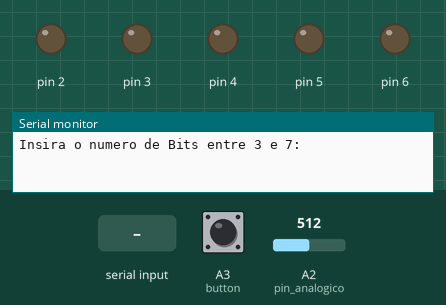
The sketch below on a simulated Arduino Uno, built with avr-gcc and run on an emulated ATmega328P. Parts: output pins drawn as LEDs (lit = HIGH), the last lines printed to the serial monitor. Dashed ring = blinking. The test bench sets the inputs (shaded band); at power-on: A2 (pin_analogico) = 512, A3 (button) LOW.

Above: at 0.9 s.
1.0 s: "90,45,200\n" received over Serial
At 3.0 s:
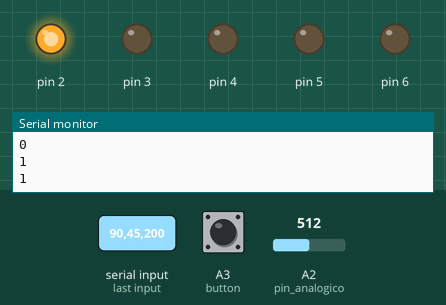
4.0 s: A2 (pin_analogico) set to 478
7.0 s: A2 (pin_analogico) set to 452
10.0 s: A2 (pin_analogico) set to 122
At 11.89 s:
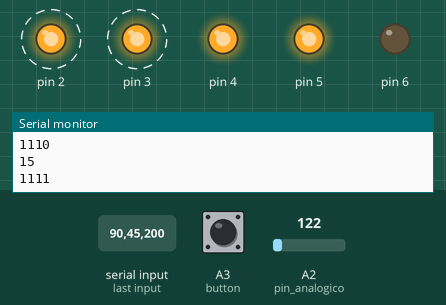
13.0 s: A2 (pin_analogico) set to 0
At 13.73 s:
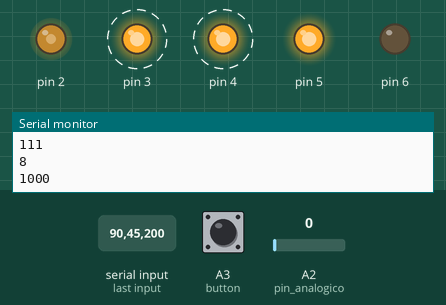
16.0 s: A2 (pin_analogico) set to 306
At 18.8 s:
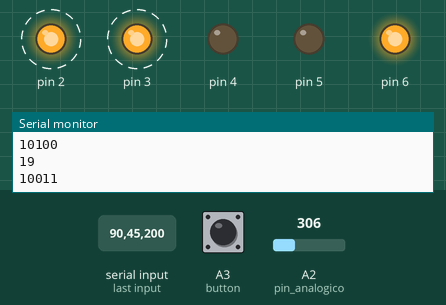
Timing chart, 0 to 23.4 s (numbered marks = the images above; inputs shaded):
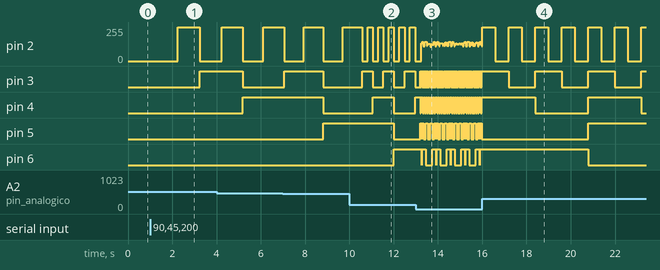

Measured:
- after the input at 1.0 s, pin 2: 0/255 → 255/255 after 1.2 s, → 0/255 1.0 s later; pin 3: LOW → HIGH after 2.2 s
- after the input at 10.0 s, pin 4: LOW → HIGH after 1.1 s instead of 2.3 s; pin 5: HIGH → LOW after 2.0 s; pin 6: LOW → HIGH after 2.0 s
- after the input at 13.0 s, pin 3: alternates HIGH for 0.02 s and LOW for 0.02 s, starting after 0.21 s
- after the input at 16.0 s, pin 3: alternates HIGH for 1.2 s and LOW for 1.2 s, starting after 1.2 s

The sketch:

Exercice_1.ino
```cpp
//Declaracao de variaveis
int bits;
int valor_inicial;
int sentido;
int potencia;
int button = A3;
int act = LOW;
int ant = LOW;
int pin_analogico = A2;
int value;

void setup () {
  Serial.begin(9600);

  Serial.print("Insira o numero de Bits entre 3 e 7: ");
  while (Serial.available()==0);
  bits = Serial.parseInt();
  if(bits < 3 || bits > 7){
    Serial.println("Valor inserido fora do intervalo. Valor por defeito: 5 bits. ");
    bits = 5;
    Serial.println(bits);
  }else{
   Serial.println(bits);
  }

  for(int i = 2; i < bits + 2; i++){
    pinMode(i, OUTPUT);
  }
   potencia = pow(2, bits);
   Serial.print("Insira o valor inicial da sequencia entre 0 e ");
   Serial.print(potencia);
   Serial.print(" : ");
   while (Serial.available()==0);
   valor_inicial = Serial.parseInt();
   if(valor_inicial < 0 || valor_inicial > potencia){
     Serial.println("Valor inserido fora do intervalo. Valor por defeito: 0");
     valor_inicial = 0;
     Serial.println(valor_inicial);
   }else{
     Serial.println(valor_inicial);
  }
   Serial.println("Introduza o sentido: Crescente = 0; Decrescente = 1;");
   while (Serial.available()==0);
   sentido = Serial.parseInt();
   if(sentido != 0 && sentido != 1){
     Serial.println("Sentido inserido incorreto. Valor por defeito: crescente");
     sentido = 0;
     Serial.println(sentido);
   }else{
      Serial.println(sentido);
   }
  }

void loop() {
  if(valor_inicial >= potencia){
    sentido = 1;
  }
  if(valor_inicial <= 0){
    sentido = 0;
  }

  ant = act;
  act = digitalRead(button);
  if(act == HIGH && ant == LOW){
    if(sentido == 0) sentido = 1;
  else sentido = 0;
  }
  for(int i = 0; i < bits; i++){
    digitalWrite(i+2, bitRead(valor_inicial, i));
  }

  Serial.println(valor_inicial);
  Serial.println(valor_inicial, BIN);
  if(sentido == 0) valor_inicial++;
  else valor_inicial--;

  value = analogRead(pin_analogico);
  value = map(value, 0, 1023, 0, 2000);
  delay(value);
}
```
